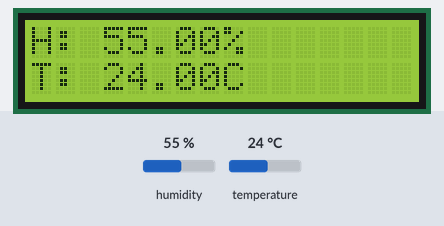
Recording of a sketch running on a simulated Arduino Uno, built with avr-gcc and run on an emulated ATmega328P. Parts: 16×2 character LCD. Inputs (shaded band) come from the test bench; at power-on: humidity 55 %, temperature 24 °C.

Above: at 1.2 s.
1.3 s: humidity set to 22 %
At 5.6 s:
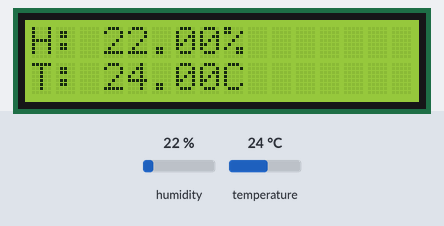
7.3 s: temperature set to 12 °C
At 10.4 s:
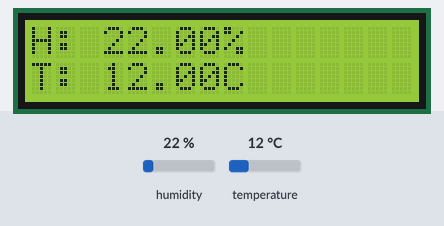
13.3 s: humidity set to 40 %
At 16.4 s:
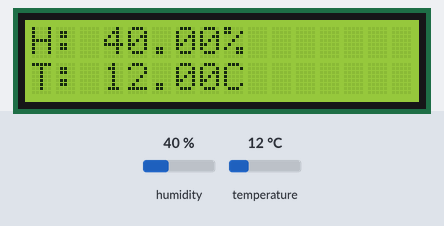
19.3 s: temperature set to 19 °C
At 21.2 s:
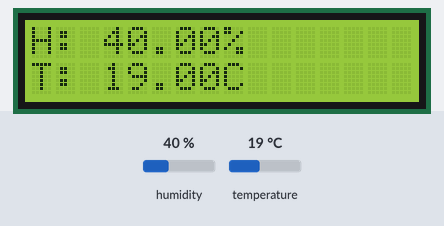
Timing chart, 0 to 22.7 s (numbered marks = the images above; inputs shaded):
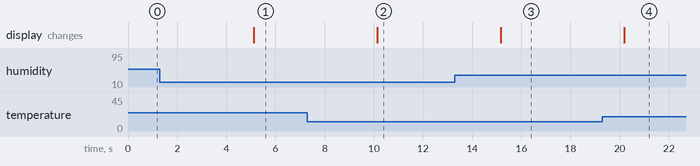

The sketch:

humidity_and_temperature_reading.ino
```cpp
#include <LiquidCrystal.h>

#include <Adafruit_Sensor.h>
#include <DHT.h>

#define DHT_PIN 7
#define DHT_TYPE DHT11

DHT dht(DHT_PIN, DHT_TYPE);

const int rs = 12, en = 11, d4 = 5, d5 = 4, d6 = 3, d7 = 2;
LiquidCrystal lcd(rs, en, d4, d5, d6, d7);

void setup() {
  Serial.begin(9600);
  dht.begin();

  lcd.begin(16, 2);
}

void loop() {
  float humidity = dht.readHumidity();
  float temperature = dht.readTemperature();

  lcd.setCursor(0, 0);
  lcd.print("H: ");
  lcd.print(humidity);
  lcd.print("%");

  lcd.setCursor(0, 1);
  lcd.print("T: ");
  lcd.print(temperature);
  lcd.print("C");

  delay(5000);
}
```

Measured:
- after the input at 1.3 s, the display: changes after 3.8 s (image 1)
- after the input at 7.3 s, the display: changes after 2.8 s (image 2)
- after the input at 13.3 s, the display: changes after 1.9 s (image 3)
- after the input at 19.3 s, the display: changes after 0.90 s (image 4)
